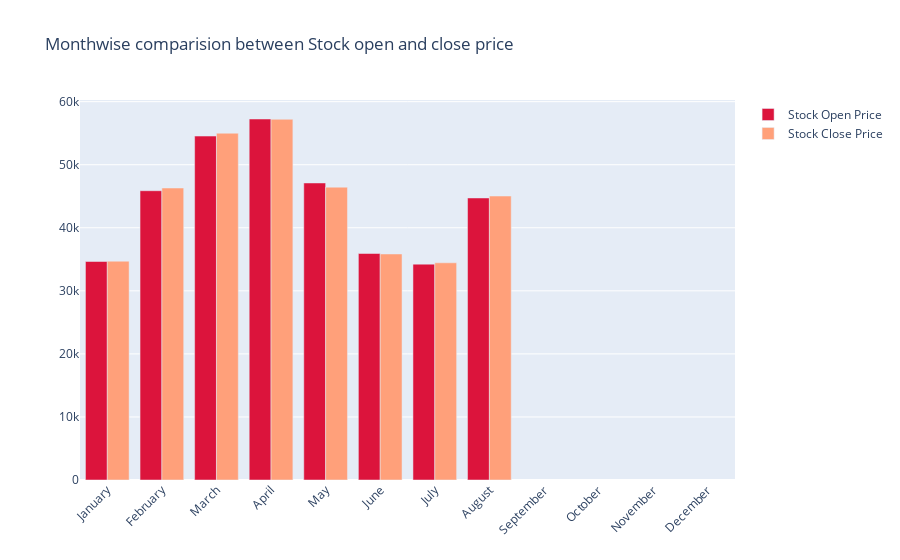

The code cell stored with this chart in its notebook:
### Markdown cell above
#### Since we had data till September, so after September its showing NaN

### Code cell
fig = go.Figure()

fig.add_trace(go.Bar(
    x=monthvise.index,
    y=monthvise['open'],
    name='Stock Open Price',
    marker_color='crimson'
))
fig.add_trace(go.Bar(
    x=monthvise.index,
    y=monthvise['close'],
    name='Stock Close Price',
    marker_color='lightsalmon'
))

fig.update_layout(barmode='group', xaxis_tickangle=-45, 
                  title='Monthwise comparision between Stock open and close price')
fig.show()

### Figure 1 — Plotly figure (JSON) as saved in the notebook; plotly's stock layout.template omitted (floating-point values rounded to 4 significant figures)
{"data": [{"marker": {"color": "crimson"}, "name": "Stock Open Price", "type": "bar", "x": ["January", "February", "March", "April", "May", "June", "July", "August", "September", "October", "November", "December"], "y": [34650.0, 45870.0, 54540.0, 57250.0, 47110.0, 35920.0, 34230.0, 44730.0, null, null, null, null]}, {"marker": {"color": "lightsalmon"}, "name": "Stock Close Price", "type": "bar", "x": ["January", "February", "March", "April", "May", "June", "July", "August", "September", "October", "November", "December"], "y": [34700.0, 46310.0, 55000.0, 57210.0, 46440.0, 35850.0, 34440.0, 45040.0, null, null, null, null]}], "layout": {"barmode": "group", "title": {"text": "Monthwise comparision between Stock open and close price"}, "xaxis": {"tickangle": -45}}}
